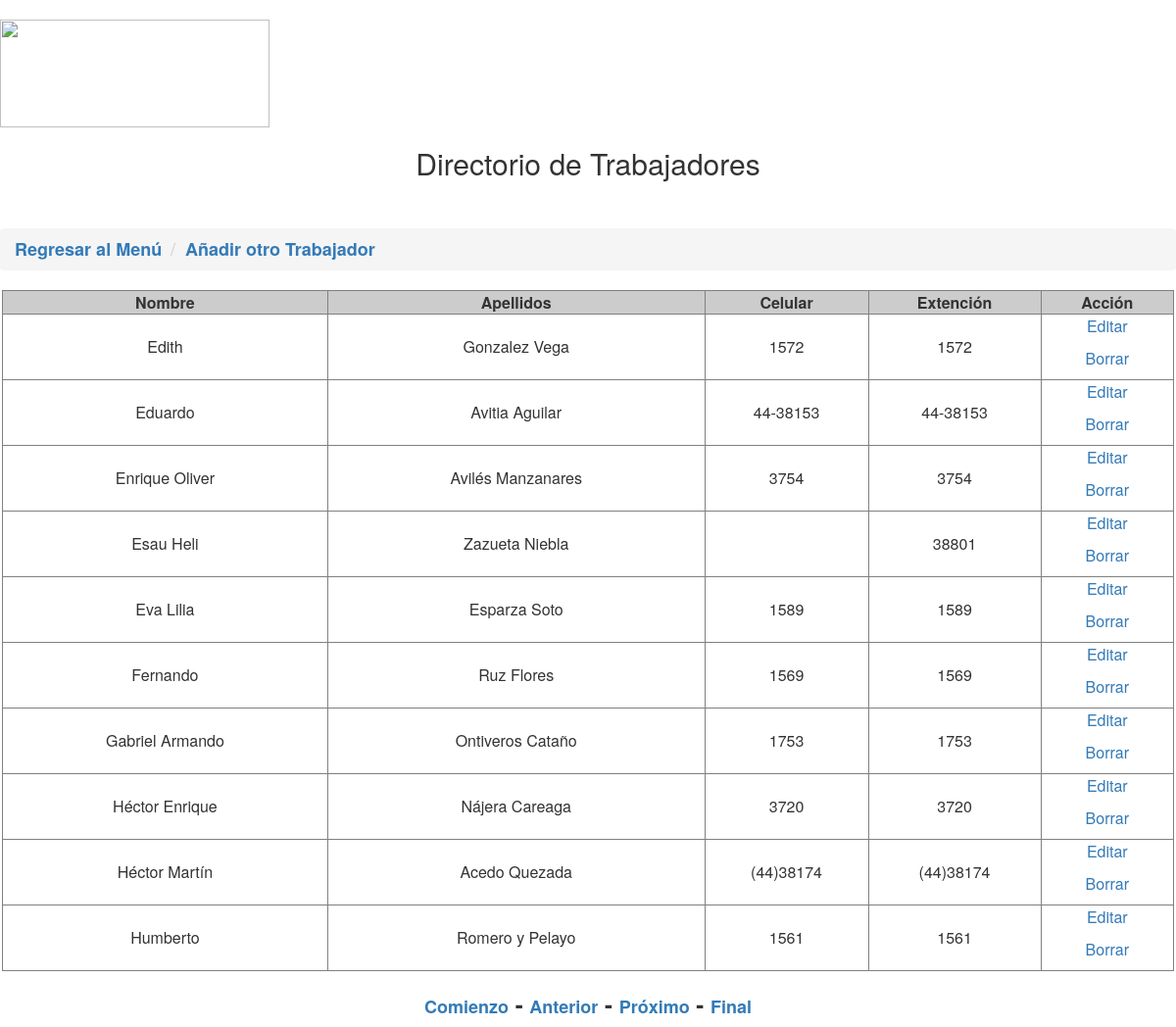
/listadotrabajadores.php?pageNum_RsTrabajadores=2&totalRows_RsTrabajadores=84, run on the app's committed database.
### tables this page shows
CREATE TABLE IF NOT EXISTS `trabajadores` (
  `id_usuario` int(100) NOT NULL,
  `nombre` text NOT NULL,
  `apellidos` text NOT NULL,
  `cel` varchar(100) DEFAULT NULL,
  `extencion` varchar(100) NOT NULL,
  `puesto` text,
  `dependencia` text
);

### listadotrabajadores.php (the view, shortened to what this page needs)
<?php require_once('Connections/base.php'); ?>
<?php
$currentPage = $_SERVER["PHP_SELF"];
$maxRows_RsTrabajadores = 10;
$pageNum_RsTrabajadores = 0;
if (isset($_GET['pageNum_RsTrabajadores'])) {
  $pageNum_RsTrabajadores = $_GET['pageNum_RsTrabajadores'];
}
$startRow_RsTrabajadores = $pageNum_RsTrabajadores * $maxRows_RsTrabajadores;
$query_RsTrabajadores = "SELECT * FROM trabajadores ORDER BY Nombre ASC";
$query_limit_RsTrabajadores = sprintf("%s LIMIT %d, %d", $query_RsTrabajadores, $startRow_RsTrabajadores, $maxRows_RsTrabajadores);
$RsTrabajadores = mysql_query($query_limit_RsTrabajadores, $base) or die(mysql_error());
$row_RsTrabajadores = mysql_fetch_assoc($RsTrabajadores);
if (isset($_GET['totalRows_RsTrabajadores'])) {
  $totalRows_RsTrabajadores = $_GET['totalRows_RsTrabajadores'];
} else {
  $all_RsTrabajadores = mysql_query($query_RsTrabajadores);
  $totalRows_RsTrabajadores = mysql_num_rows($all_RsTrabajadores);
}
$totalPages_RsTrabajadores = ceil($totalRows_RsTrabajadores/$maxRows_RsTrabajadores)-1;
$queryString_RsTrabajadores = "";
$queryString_RsTrabajadores = sprintf("&totalRows_RsTrabajadores=%d%s", $totalRows_RsTrabajadores, $queryString_RsTrabajadores);
?>
<link rel="stylesheet" href="https://maxcdn.bootstrapcdn.com/bootstrap/3.3.7/css/bootstrap.min.css">
<link rel="stylesheet" href="https://maxcdn.bootstrapcdn.com/bootstrap/3.3.7/css/bootstrap-theme.min.css">
<h1 align="left"><img src="img/innovacion.jpg" width="275" height="110" /></h1>
<h2 align="center">Directorio de Trabajadores</h2>
<ol class="breadcrumb">
  <li class="Estilo1"><a href="menu.html" class="Estilo2">Regresar al Menú</a></li>
 <li class="Estilo2"><a href="creartrabajadores.php"><strong>Añadir otro Trabajador</strong></a></li>
</ol>
<table width="1196" border="1" align="center" cellspacing="0"">
  <tr bgcolor="#CCCCCC">
    <td width="326" bgcolor="#CCCCCC"><div align="center"><strong>Nombre</strong></div></td>
    <td width="378" bgcolor="#CCCCCC"><div align="center"><strong>Apellidos</strong></div></td>
    <td width="164" bgcolor="#CCCCCC"><div align="center"><strong>Celular</strong></div></td>
    <td width="173" bgcolor="#CCCCCC"><div align="center"><strong>Extenci&oacute;n</strong></div></td>
    <td width="133" bgcolor="#CCCCCC"><div align="center"><strong>Acci&oacute;n</strong></div></td>
  </tr>
     <?php do { ?>
	<tr>
      <td><div align="center"><?php echo $row_RsTrabajadores['nombre']; ?></div></td>
      <td><div align="center"><?php echo $row_RsTrabajadores['apellidos']; ?></div></td>
      <td><div align="center"><?php echo $row_RsTrabajadores['cel']; ?></div></td>
      <td><div align="center"><?php echo $row_RsTrabajadores['extencion']; ?></div></td>
      <td><p align="center"><a href="Editartrabajadores.php?recordID=<?php echo $row_RsTrabajadores['id_usuario']; ?>">Editar</a></p>
      <p align="center"><a href="Borrartrab.php?recordID=<?php echo $row_RsTrabajadores['id_usuario']; ?>">Borrar</a></p></td>
  </tr>
  <?php } while ($row_RsTrabajadores = mysql_fetch_assoc($RsTrabajadores)); ?>
</table>
<h3 align="center">
  <strong><a href="<?php printf("%s?pageNum_RsTrabajadores=%d%s", $currentPage, 0, $queryString_RsTrabajadores); ?>" class="Estilo2">Comienzo</a> - <a href="<?php printf("%s?pageNum_RsTrabajadores=%d%s", $currentPage, max(0, $pageNum_RsTrabajadores - 1), $queryString_RsTrabajadores); ?>" class="Estilo2">Anterior</a> - <a href="<?php printf("%s?pageNum_RsTrabajadores=%d%s", $currentPage, min($totalPages_RsTrabajadores, $pageNum_RsTrabajadores + 1), $queryString_RsTrabajadores); ?>" class="Estilo2">Próximo</a> - <a href="<?php printf("%s?pageNum_RsTrabajadores=%d%s", $currentPage, $totalPages_RsTrabajadores, $queryString_RsTrabajadores); ?>" class="Estilo2">Final</a></strong></h3>

### listadotrabajadores.php (style rules this page uses)
.Estilo2 { font-size: 18px }

### data on the page
trabajadores: nombre "Edith", apellidos "Gonzalez Vega", cel "1572", extencion "1572"
trabajadores: nombre "Eduardo", apellidos "Avitia Aguilar", cel "44-38153", extencion "44-38153"
trabajadores: nombre "Enrique Oliver", apellidos "Avilés Manzanares", cel "3754", extencion "3754"
trabajadores: nombre "Esau Heli", apellidos "Zazueta Niebla", extencion "38801"
trabajadores: nombre "Eva Lilia", apellidos "Esparza Soto", cel "1589", extencion "1589"
trabajadores: nombre "Fernando", apellidos "Ruz Flores", cel "1569", extencion "1569"
trabajadores: nombre "Gabriel Armando", apellidos "Ontiveros Cataño", cel "1753", extencion "1753"
trabajadores: nombre "Héctor Enrique", apellidos "Nájera Careaga", cel "3720", extencion "3720"
trabajadores: nombre "Héctor Martín", apellidos "Acedo Quezada", cel "(44)38174", extencion "(44)38174"
trabajadores: nombre "Humberto", apellidos "Romero y Pelayo", cel "1561", extencion "1561"
